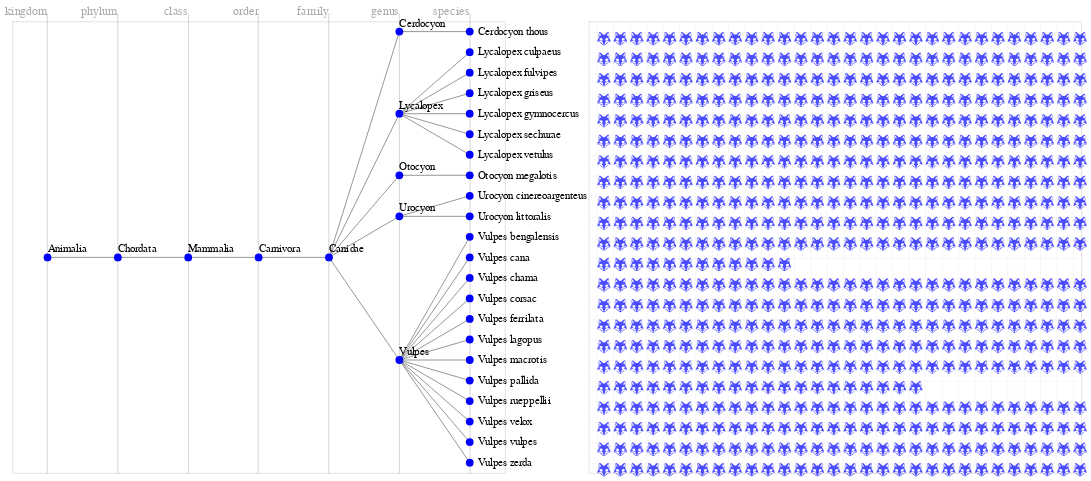

The cell this chart's notebook holds for it:
### Code cell
selectF=alt.selection_single(fields= ['nome'],empty='none',on='mouseover')
selectI=alt.selection_single(fields= ['image'],empty='none',on='mouseover')
t = alt.Chart(data=no.groupby(['taxo','x']).count().reset_index(), width=600,height=550).mark_text(align='right', baseline='top',font='monospace', fontSize=15, color ='#555555',y=-20, opacity=0.5).encode(
    text='taxo',
    x=alt.X('x:O', axis = alt.Axis(domain=False, ticks=True, tickOpacity=0.3, tickWidth=1,tickSize=10,tickColor='#555555',
                                    labels= False, title= '', grid=True, gridOpacity=0.3, orient='top',gridColor='#555555')),
)
p=alt.Chart(data=no, width=600,height=550).mark_circle(opacity=1, size=90).encode(
    x=alt.X('x:O', axis=axisDefaultX,title=None),
    y=alt.Y('y:O', axis=axisDefault,title=None),
    tooltip=['nome','taxo','total_lotes',],
    color=alt.condition(selectF,alt.value('orange'),alt.value('blue'))
    )

n = alt.Chart(data=no, width=600,height=550).mark_text(align='left', baseline='bottom',font='monospace', fontSize=13, color ='#000000', dy=-3).encode(
    text='nome',
    x=alt.X('x:O', axis = axisDefaultX),
    y=alt.Y('y:O', axis = axisDefault, scale=alt.Scale()),tooltip=['nome','taxo']).transform_filter(
        alt.FieldOneOfPredicate(field='taxo', oneOf=['phylum', 'subphylum', 'class','order','subclass','kingdom','genus','family']))

n1 = alt.Chart(data=no, width=600,height=550).mark_text(align='left', baseline='middle',font='monospace', fontSize=13, color ='#000000', dx=10).encode(
    text='nome',
    x=alt.X('x:O', axis = axisDefaultX),
    y=alt.Y('y:O', axis = axisDefault, scale=alt.Scale()),tooltip=['nome','taxo']).transform_filter(
        alt.FieldOneOfPredicate(field='taxo', oneOf=['species']))#.add_selection(selectF)


r=alt.Chart(data=ar,width=600,height=550).mark_rule(color='grey').encode(x='x1:O',y='y1:O',x2='x2:O',y2='y2:O')

eS= alt.Chart(newbase,height=550, width=600).mark_point(
    shape= "M56.311 30.514c1.291-7.032-.842-27.195-3.715-28.28C48.039.511 40.227 8.709 36.049 13.649c-1.373-.388-2.73-.603-4.048-.603s-2.676.215-4.049.603C23.772 8.709 15.961.511 11.403 2.234C8.531 3.318 6.397 23.482 7.689 30.515C4.229 35.698 2 41.123 2 45.39C20.545 45.39 19.709 62 32 62s11.453-16.61 30-16.61c0-4.267-2.23-9.692-5.689-14.876m-31.407 1.513c2.407 3.691-.688 9.406-.688 9.406c-11.125 1.125-13.063-10.281-13.063-10.281c5.677-1.812 10.938-3.437 13.751.875M11.961 5.692c4.512 3.963 6.414 8.549 7.067 12.649c-.587.442-1.169.905-1.744 1.388a16.68 16.68 0 0 0-4.349-6.225s.515 2.967.421 6.585c-.695-.787-1.596-1.423-2.77-1.63c0 0 .803 3.791-.146 8.305c-.74.92-1.441 1.861-2.107 2.813c-.286-7.705 1.796-22.319 3.628-23.885M2.598 44.705c9.863-5.573 16.813-3.732 21.476-.056a25.618 25.618 0 0 0-1.291 3.288c-.468 1.533-.79 3.187-.751 4.858c-6.807-8.763-19.434-8.09-19.434-8.09m27.625 12.843c-.604.652-1.53 1.002-2.476.984c-.948-.01-1.912-.37-2.7-1.009c-.793-.637-1.404-1.552-1.775-2.595c-.75-2.109-.576-4.569-.037-6.845a25.54 25.54 0 0 1 1.039-3.276c1.709 1.386 3.105 3.009 4.213 4.596c-.851.18-1.629.457-2.06.892c-.794.801-.181 2.788 1.938 4.504c.908.736 1.789 1.124 2.582 1.3c-.122.552-.351 1.05-.724 1.449M52.039 5.692c1.83 1.565 3.912 16.179 3.627 23.885a52.525 52.525 0 0 0-2.107-2.813c-.949-4.513-.146-8.304-.146-8.304c-1.174.207-2.074.843-2.77 1.63c-.094-3.618.422-6.585.422-6.585a16.697 16.697 0 0 0-4.35 6.225a43.548 43.548 0 0 0-1.742-1.388c.652-4.101 2.554-8.687 7.066-12.65M39.096 32.027c2.813-4.313 8.074-2.688 13.75-.875c0 0-1.938 11.406-13.063 10.281c0 .001-3.094-5.714-.687-9.406m1.631 22.902c-.369 1.043-.982 1.958-1.775 2.595c-.787.639-1.75.999-2.699 1.009c-.945.018-1.873-.332-2.475-.984c-.373-.398-.602-.896-.725-1.449c.793-.176 1.672-.563 2.582-1.3c2.115-1.716 2.732-3.703 1.938-4.504c-.434-.435-1.211-.712-2.061-.892c1.109-1.587 2.506-3.21 4.213-4.596c.416 1.069.773 2.16 1.039 3.276c.539 2.275.715 4.735-.037 6.845m1.24-2.133c.039-1.672-.283-3.325-.75-4.858a25.618 25.618 0 0 0-1.291-3.288c4.662-3.677 11.613-5.518 21.477.056c-.001-.001-12.63-.674-19.436 8.09",
    size=0.29,
    filled=True,
    ).encode(
        x=alt.X("rank:O", title=None,
            axis=alt.Axis(ticks=False, grid=True,gridOpacity=0.3,domain=False,labels=False),
            ),
        y=alt.Y('y:O', type='ordinal', title=None,
                axis=alt.Axis(grid=True,gridOpacity=0.3,domain=False,ticks=False, labels = False),
                ),
        tooltip= alt.Tooltip(['image','name','nome']),
       color=alt.condition(selectI,alt.value('orange'),alt.value('blue'))
        ).transform_window(
        number='rank()',
        groupby=['species']
    ).add_selection(selectF,selectI)

alt.hconcat((t+r+p+n+n1), (eS), spacing=0).configure_title()#.save('gertrudes.html')

### Figure 1 — Vega-Lite specification as saved in the notebook (floating-point values rounded to 4 significant figures; data arrays with more than 128 entries replaced by an {"elided": "..."} marker saying what was removed)
{"config": {"view": {"continuousWidth": 400, "continuousHeight": 300}, "title": {}}, "hconcat": [{"layer": [{"data": {"name": "data-7723abd2adc0d168453f44c565bf1191"}, "mark": {"type": "text", "align": "right", "baseline": "top", "color": "#555555", "font": "monospace", "fontSize": 15, "opacity": 0.5, "y": -20}, "encoding": {"text": {"field": "taxo", "type": "nominal"}, "x": {"axis": {"domain": false, "grid": true, "gridColor": "#555555", "gridOpacity": 0.3, "labels": false, "orient": "top", "tickColor": "#555555", "tickOpacity": 0.3, "tickSize": 10, "tickWidth": 1, "ticks": true, "title": ""}, "field": "x", "type": "ordinal"}}, "height": 550, "width": 600}, {"data": {"name": "data-67f4cb596b6021ec7ad8f5445c48c9ef"}, "mark": {"type": "rule", "color": "grey"}, "encoding": {"x": {"field": "x1", "type": "ordinal"}, "x2": {"field": "x2"}, "y": {"field": "y1", "type": "ordinal"}, "y2": {"field": "y2"}}, "height": 550, "width": 600}, {"data": {"name": "data-5eff93ad315056e77e1777721c615aa6"}, "mark": {"type": "circle", "opacity": 1, "size": 90}, "encoding": {"color": {"condition": {"value": "orange", "selection": "selector028"}, "value": "blue"}, "tooltip": [{"field": "nome", "type": "nominal"}, {"field": "taxo", "type": "nominal"}, {"field": "total_lotes", "type": "quantitative"}], "x": {"axis": {"domain": false, "grid": true, "gridOpacity": 0.3, "labels": false, "ticks": false}, "field": "x", "title": null, "type": "ordinal"}, "y": {"axis": {"domain": false, "labels": false, "ticks": false}, "field": "y", "title": null, "type": "ordinal"}}, "height": 550, "width": 600}, {"data": {"name": "data-5eff93ad315056e77e1777721c615aa6"}, "mark": {"type": "text", "align": "left", "baseline": "bottom", "color": "#000000", "dy": -3, "font": "monospace", "fontSize": 13}, "encoding": {"text": {"field": "nome", "type": "nominal"}, "tooltip": [{"field": "nome", "type": "nominal"}, {"field": "taxo", "type": "nominal"}], "x": {"axis": {"domain": false, "grid": true, "gridOpacity": 0.3, "labels": false, "ticks": false}, "field": "x", "type": "ordinal"}, "y": {"axis": {"domain": false, "labels": false, "ticks": false}, "field": "y", "scale": {}, "type": "ordinal"}}, "height": 550, "transform": [{"filter": {"field": "taxo", "oneOf": ["phylum", "subphylum", "class", "order", "subclass", "kingdom", "genus", "family"]}}], "width": 600}, {"data": {"name": "data-5eff93ad315056e77e1777721c615aa6"}, "mark": {"type": "text", "align": "left", "baseline": "middle", "color": "#000000", "dx": 10, "font": "monospace", "fontSize": 13}, "encoding": {"text": {"field": "nome", "type": "nominal"}, "tooltip": [{"field": "nome", "type": "nominal"}, {"field": "taxo", "type": "nominal"}], "x": {"axis": {"domain": false, "grid": true, "gridOpacity": 0.3, "labels": false, "ticks": false}, "field": "x", "type": "ordinal"}, "y": {"axis": {"domain": false, "labels": false, "ticks": false}, "field": "y", "scale": {}, "type": "ordinal"}}, "height": 550, "transform": [{"filter": {"field": "taxo", "oneOf": ["species"]}}], "width": 600}]}, {"data": {"name": "data-aacab5fbaf62e51d4ffa55266947b4ea"}, "mark": {"type": "point", "filled": true, "shape": "M56.311 30.514c1.291-7.032-.842-27.195-3.715-28.28C48.039.511 40.227 8.709 36.049 13.649c-1.373-.388-2.73-.603-4.048-.603s-2.676.215-4.049.603C23.772 8.709 15.961.511 11.403 2.234C8.531 3.318 6.397 23.482 7.689 30.515C4.229 35.698 2 41.123 2 45.39C20.545 45.39 19.709 62 32 62s11.453-16.61 30-16.61c0-4.267-2.23-9.692-5.689-14.876m-31.407 1.513c2.407 3.691-.688 9.406-.688 9.406c-11.125 1.125-13.063-10.281-13.063-10.281c5.677-1.812 10.938-3.437 13.751.875M11.961 5.692c4.512 3.963 6.414 8.549 7.067 12.649c-.587.442-1.169.905-1.744 1.388a16.68 16.68 0 0 0-4.349-6.225s.515 2.967.421 6.585c-.695-.787-1.596-1.423-2.77-1.63c0 0 .803 3.791-.146 8.305c-.74.92-1.441 1.861-2.107 2.813c-.286-7.705 1.796-22.319 3.628-23.885M2.598 44.705c9.863-5.573 16.813-3.732 21.476-.056a25.618 25.618 0 0 0-1.291 3.288c-.468 1.533-.79 3.187-.751 4.858c-6.807-8.763-19.434-8.09-19.434-8.09m27.625 12.843c-.604.652-1.53 1.002-2.476.984c-.948-.01-1.912-.37-2.7-1.009c-.793-.637-1.404-1.552-1.775-2.595c-.75-2.109-.576-4.569-.037-6.845a25.54 25.54 0 0 1 1.039-3.276c1.709 1.386 3.105 3.009 4.213 4.596c-.851.18-1.629.457-2.06.892c-.794.801-.181 2.788 1.938 4.504c.908.736 1.789 1.124 2.582 1.3c-.122.552-.351 1.05-.724 1.449M52.039 5.692c1.83 1.565 3.912 16.179 3.627 23.885a52.525 52.525 0 0 0-2.107-2.813c-.949-4.513-.146-8.304-.146-8.304c-1.174.207-2.074.843-2.77 1.63c-.094-3.618.422-6.585.422-6.585a16.697 16.697 0 0 0-4.35 6.225a43.548 43.548 0 0 0-1.742-1.388c.652-4.101 2.554-8.687 7.066-12.65M39.096 32.027c2.813-4.313 8.074-2.688 13.75-.875c0 0-1.938 11.406-13.063 10.281c0 .001-3.094-5.714-.687-9.406m1.631 22.902c-.369 1.043-.982 1.958-1.775 2.595c-.787.639-1.75.999-2.699 1.009c-.945.018-1.873-.332-2.475-.984c-.373-.398-.602-.896-.725-1.449c.793-.176 1.672-.563 2.582-1.3c2.115-1.716 2.732-3.703 1.938-4.504c-.434-.435-1.211-.712-2.061-.892c1.109-1.587 2.506-3.21 4.213-4.596c.416 1.069.773 2.16 1.039 3.276c.539 2.275.715 4.735-.037 6.845m1.24-2.133c.039-1.672-.283-3.325-.75-4.858a25.618 25.618 0 0 0-1.291-3.288c4.662-3.677 11.613-5.518 21.477.056c-.001-.001-12.63-.674-19.436 8.09", "size": 0.29}, "encoding": {"color": {"condition": {"value": "orange", "selection": "selector029"}, "value": "blue"}, "tooltip": [{"field": "image", "type": "nominal"}, {"field": "name", "type": "nominal"}, {"field": "nome", "type": "nominal"}], "x": {"axis": {"domain": false, "grid": true, "gridOpacity": 0.3, "labels": false, "ticks": false}, "field": "rank", "title": null, "type": "ordinal"}, "y": {"axis": {"domain": false, "grid": true, "gridOpacity": 0.3, "labels": false, "ticks": false}, "field": "y", "title": null, "type": "ordinal"}}, "height": 550, "selection": {"selector028": {"type": "single", "fields": ["nome"], "empty": "none", "on": "mouseover"}, "selector029": {"type": "single", "fields": ["image"], "empty": "none", "on": "mouseover"}}, "transform": [{"window": [{"op": "rank", "field": "", "as": "number"}], "groupby": ["species"]}], "width": 600}], "spacing": 0, "$schema": "https://vega.github.io/schema/vega-lite/v4.17.0.json", "datasets": {"data-7723abd2adc0d168453f44c565bf1191": [{"taxo": "class", "x": 2, "nome": 1, "y": 1, "total_lotes": 1}, {"taxo": "family", "x": 4, "nome": 1, "y": 1, "total_lotes": 1}, {"taxo": "genus", "x": 5, "nome": 5, "y": 5, "total_lotes": 5}, {"taxo": "kingdom", "x": 0, "nome": 1, "y": 1, "total_lotes": 1}, {"taxo": "order", "x": 3, "nome": 1, "y": 1, "total_lotes": 1}, {"taxo": "phylum", "x": 1, "nome": 1, "y": 1, "total_lotes": 1}, {"taxo": "species", "x": 6, "nome": 22, "y": 22, "total_lotes": 22}], "data-67f4cb596b6021ec7ad8f5445c48c9ef": [{"nome1": "Cerdocyon thous", "x1": 6, "y1": 2.0, "taxo1": "species", "nome2": "Cerdocyon", "x2": 5, "y2": 2.0, "taxo2": "genus", "count": 1}, {"nome1": "Cerdocyon", "x1": 5, "y1": 2.0, "taxo1": "genus", "nome2": "Canidae", "x2": 4, "y2": 13.0, "taxo2": "family", "count": 1}, {"nome1": "Canidae", "x1": 4, "y1": 13.0, "taxo1": "family", "nome2": "Carnivora", "x2": 3, "y2": 13.0, "taxo2": "order", "count": 22}, {"nome1": "Carnivora", "x1": 3, "y1": 13.0, "taxo1": "order", "nome2": "Mammalia", "x2": 2, "y2": 13.0, "taxo2": "class", "count": 22}, {"nome1": "Mammalia", "x1": 2, "y1": 13.0, "taxo1": "class", "nome2": "Chordata", "x2": 1, "y2": 13.0, "taxo2": "phylum", "count": 22}, {"nome1": "Chordata", "x1": 1, "y1": 13.0, "taxo1": "phylum", "nome2": "Animalia", "x2": 0, "y2": 13.0, "taxo2": "kingdom", "count": 22}, {"nome1": "Lycalopex culpaeus", "x1": 6, "y1": 3.0, "taxo1": "species", "nome2": "Lycalopex", "x2": 5, "y2": 6.0, "taxo2": "genus", "count": 1}, {"nome1": "Lycalopex", "x1": 5, "y1": 6.0, "taxo1": "genus", "nome2": "Canidae", "x2": 4, "y2": 13.0, "taxo2": "family", "count": 6}, {"nome1": "Lycalopex fulvipes", "x1": 6, "y1": 4.0, "taxo1": "species", "nome2": "Lycalopex", "x2": 5, "y2": 6.0, "taxo2": "genus", "count": 1}, {"nome1": "Lycalopex griseus", "x1": 6, "y1": 5.0, "taxo1": "species", "nome2": "Lycalopex", "x2": 5, "y2": 6.0, "taxo2": "genus", "count": 1}, {"nome1": "Lycalopex gymnocercus", "x1": 6, "y1": 6.0, "taxo1": "species", "nome2": "Lycalopex", "x2": 5, "y2": 6.0, "taxo2": "genus", "count": 1}, {"nome1": "Lycalopex sechurae", "x1": 6, "y1": 7.0, "taxo1": "species", "nome2": "Lycalopex", "x2": 5, "y2": 6.0, "taxo2": "genus", "count": 1}, {"nome1": "Lycalopex vetulus", "x1": 6, "y1": 8.0, "taxo1": "species", "nome2": "Lycalopex", "x2": 5, "y2": 6.0, "taxo2": "genus", "count": 1}, {"nome1": "Otocyon megalotis", "x1": 6, "y1": 9.0, "taxo1": "species", "nome2": "Otocyon", "x2": 5, "y2": 9.0, "taxo2": "genus", "count": 1}, {"nome1": "Otocyon", "x1": 5, "y1": 9.0, "taxo1": "genus", "nome2": "Canidae", "x2": 4, "y2": 13.0, "taxo2": "family", "count": 1}, {"nome1": "Urocyon cinereoargenteus", "x1": 6, "y1": 10.0, "taxo1": "species", "nome2": "Urocyon", "x2": 5, "y2": 11.0, "taxo2": "genus", "count": 1}, {"nome1": "Urocyon", "x1": 5, "y1": 11.0, "taxo1": "genus", "nome2": "Canidae", "x2": 4, "y2": 13.0, "taxo2": "family", "count": 2}, {"nome1": "Urocyon littoralis", "x1": 6, "y1": 11.0, "taxo1": "species", "nome2": "Urocyon", "x2": 5, "y2": 11.0, "taxo2": "genus", "count": 1}, {"nome1": "Vulpes bengalensis", "x1": 6, "y1": 12.0, "taxo1": "species", "nome2": "Vulpes", "x2": 5, "y2": 18.0, "taxo2": "genus", "count": 1}, {"nome1": "Vulpes", "x1": 5, "y1": 18.0, "taxo1": "genus", "nome2": "Canidae", "x2": 4, "y2": 13.0, "taxo2": "family", "count": 12}, {"nome1": "Vulpes cana", "x1": 6, "y1": 13.0, "taxo1": "species", "nome2": "Vulpes", "x2": 5, "y2": 18.0, "taxo2": "genus", "count": 1}, {"nome1": "Vulpes chama", "x1": 6, "y1": 14.0, "taxo1": "species", "nome2": "Vulpes", "x2": 5, "y2": 18.0, "taxo2": "genus", "count": 1}, {"nome1": "Vulpes corsac", "x1": 6, "y1": 15.0, "taxo1": "species", "nome2": "Vulpes", "x2": 5, "y2": 18.0, "taxo2": "genus", "count": 1}, {"nome1": "Vulpes ferrilata", "x1": 6, "y1": 16.0, "taxo1": "species", "nome2": "Vulpes", "x2": 5, "y2": 18.0, "taxo2": "genus", "count": 1}, {"nome1": "Vulpes lagopus", "x1": 6, "y1": 17.0, "taxo1": "species", "nome2": "Vulpes", "x2": 5, "y2": 18.0, "taxo2": "genus", "count": 1}, {"nome1": "Vulpes macrotis", "x1": 6, "y1": 18.0, "taxo1": "species", "nome2": "Vulpes", "x2": 5, "y2": 18.0, "taxo2": "genus", "count": 1}, {"nome1": "Vulpes pallida", "x1": 6, "y1": 19.0, "taxo1": "species", "nome2": "Vulpes", "x2": 5, "y2": 18.0, "taxo2": "genus", "count": 1}, {"nome1": "Vulpes rueppellii", "x1": 6, "y1": 20.0, "taxo1": "species", "nome2": "Vulpes", "x2": 5, "y2": 18.0, "taxo2": "genus", "count": 1}, {"nome1": "Vulpes velox", "x1": 6, "y1": 21.0, "taxo1": "species", "nome2": "Vulpes", "x2": 5, "y2": 18.0, "taxo2": "genus", "count": 1}, {"nome1": "Vulpes vulpes", "x1": 6, "y1": 22.0, "taxo1": "species", "nome2": "Vulpes", "x2": 5, "y2": 18.0, "taxo2": "genus", "count": 1}, {"nome1": "Vulpes zerda", "x1": 6, "y1": 23.0, "taxo1": "species", "nome2": "Vulpes", "x2": 5, "y2": 18.0, "taxo2": "genus", "count": 1}], "data-5eff93ad315056e77e1777721c615aa6": [{"nome": "Cerdocyon thous", "x": 6, "y": 2.0, "taxo": "species", "total_lotes": 1}, {"nome": "Lycalopex culpaeus", "x": 6, "y": 3.0, "taxo": "species", "total_lotes": 1}, {"nome": "Lycalopex fulvipes", "x": 6, "y": 4.0, "taxo": "species", "total_lotes": 1}, {"nome": "Lycalopex griseus", "x": 6, "y": 5.0, "taxo": "species", "total_lotes": 1}, {"nome": "Lycalopex gymnocercus", "x": 6, "y": 6.0, "taxo": "species", "total_lotes": 1}, {"nome": "Lycalopex sechurae", "x": 6, "y": 7.0, "taxo": "species", "total_lotes": 1}, {"nome": "Lycalopex vetulus", "x": 6, "y": 8.0, "taxo": "species", "total_lotes": 1}, {"nome": "Otocyon megalotis", "x": 6, "y": 9.0, "taxo": "species", "total_lotes": 1}, {"nome": "Urocyon cinereoargenteus", "x": 6, "y": 10.0, "taxo": "species", "total_lotes": 1}, {"nome": "Urocyon littoralis", "x": 6, "y": 11.0, "taxo": "species", "total_lotes": 1}, {"nome": "Vulpes bengalensis", "x": 6, "y": 12.0, "taxo": "species", "total_lotes": 1}, {"nome": "Vulpes cana", "x": 6, "y": 13.0, "taxo": "species", "total_lotes": 1}, {"nome": "Vulpes chama", "x": 6, "y": 14.0, "taxo": "species", "total_lotes": 1}, {"nome": "Vulpes corsac", "x": 6, "y": 15.0, "taxo": "species", "total_lotes": 1}, {"nome": "Vulpes ferrilata", "x": 6, "y": 16.0, "taxo": "species", "total_lotes": 1}, {"nome": "Vulpes lagopus", "x": 6, "y": 17.0, "taxo": "species", "total_lotes": 1}, {"nome": "Vulpes macrotis", "x": 6, "y": 18.0, "taxo": "species", "total_lotes": 1}, {"nome": "Vulpes pallida", "x": 6, "y": 19.0, "taxo": "species", "total_lotes": 1}, {"nome": "Vulpes rueppellii", "x": 6, "y": 20.0, "taxo": "species", "total_lotes": 1}, {"nome": "Vulpes velox", "x": 6, "y": 21.0, "taxo": "species", "total_lotes": 1}, {"nome": "Vulpes vulpes", "x": 6, "y": 22.0, "taxo": "species", "total_lotes": 1}, {"nome": "Vulpes zerda", "x": 6, "y": 23.0, "taxo": "species", "total_lotes": 1}, {"nome": "Cerdocyon", "x": 5, "y": 2.0, "taxo": "genus", "total_lotes": 1}, {"nome": "Lycalopex", "x": 5, "y": 6.0, "taxo": "genus", "total_lotes": 6}, {"nome": "Otocyon", "x": 5, "y": 9.0, "taxo": "genus", "total_lotes": 1}, {"nome": "Urocyon", "x": 5, "y": 11.0, "taxo": "genus", "total_lotes": 2}, {"nome": "Vulpes", "x": 5, "y": 18.0, "taxo": "genus", "total_lotes": 12}, {"nome": "Canidae", "x": 4, "y": 13.0, "taxo": "family", "total_lotes": 22}, {"nome": "Carnivora", "x": 3, "y": 13.0, "taxo": "order", "total_lotes": 22}, {"nome": "Mammalia", "x": 2, "y": 13.0, "taxo": "class", "total_lotes": 22}, {"nome": "Chordata", "x": 1, "y": 13.0, "taxo": "phylum", "total_lotes": 22}, {"nome": "Animalia", "x": 0, "y": 13.0, "taxo": "kingdom", "total_lotes": 22}], "data-aacab5fbaf62e51d4ffa55266947b4ea": {"elided": "632 records"}}}
